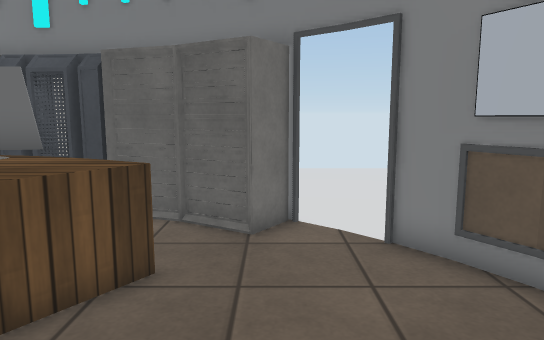
view 1 (above)

17 first-person views from a walk through a Unity game level. The camera is 1.2 m above the floor, tilts 8° down and sees 70° across. Doors are open. The floor is counted in squares, 0.5 m on a side. Each view is taken from the middle of a square. On the plan, view 1 faces up. The plan holds only what a view shows up to about 20 squares ahead; the rest is blank. The place goes on beyond the plan. The player is left out. Some surface patterns are stand-ins.

view 2
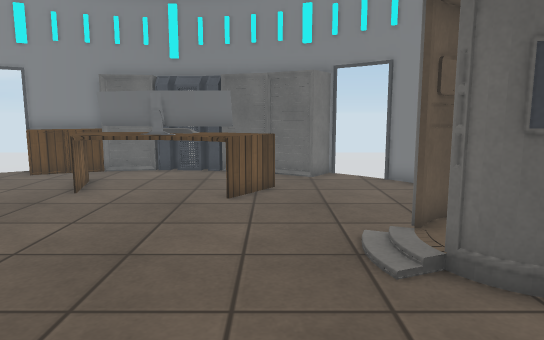

view 3
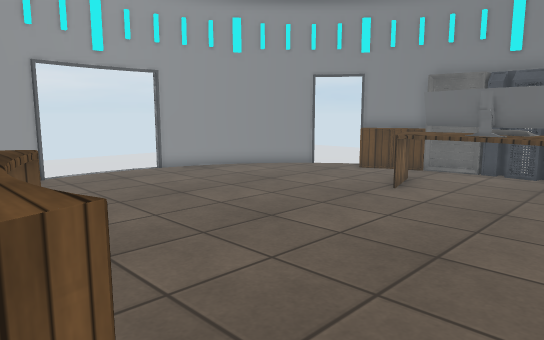

view 4
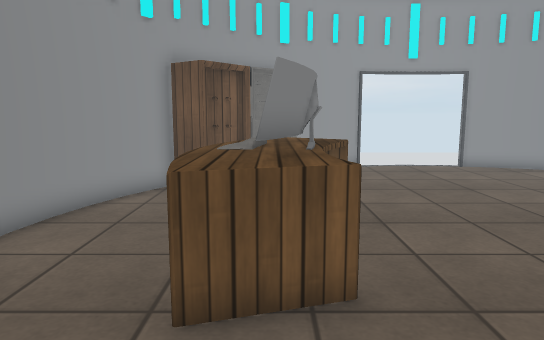

view 5
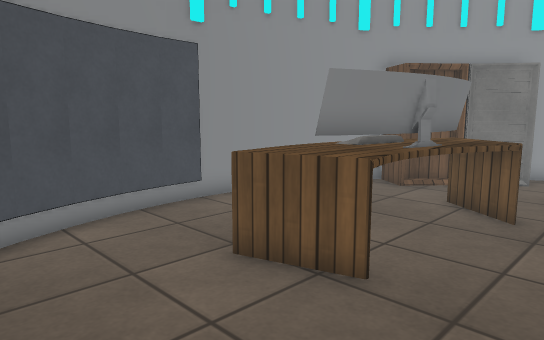

view 6
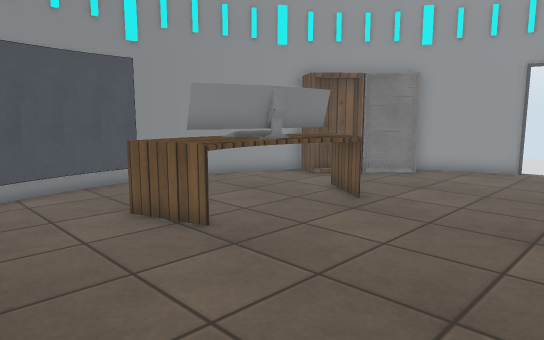

view 7
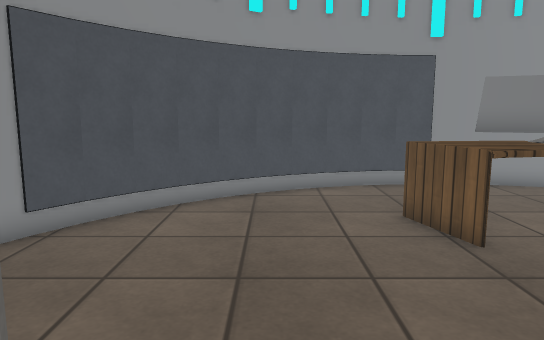

view 8
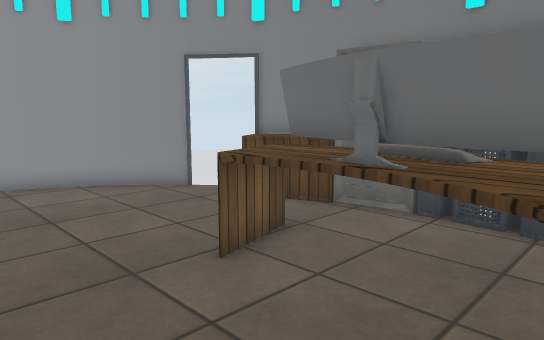

view 9
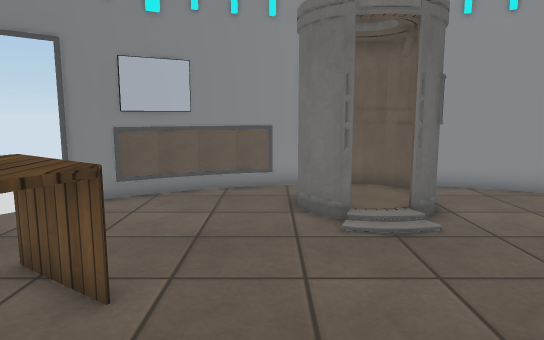

view 10
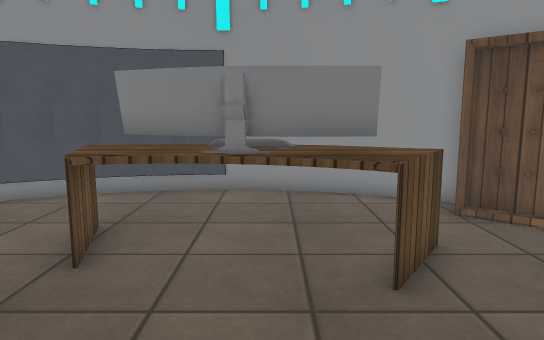

view 11
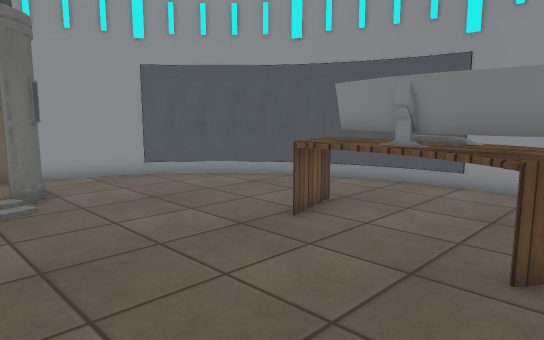

view 12
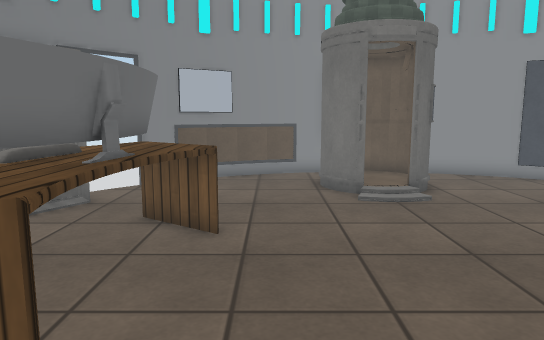

view 13
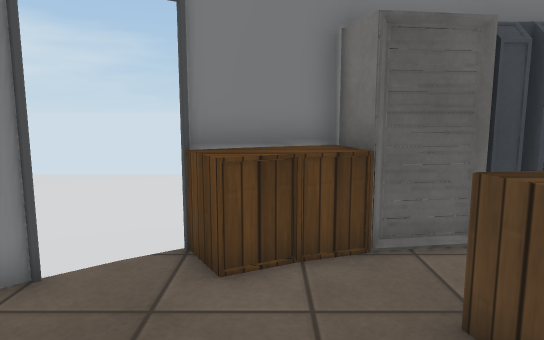

view 14
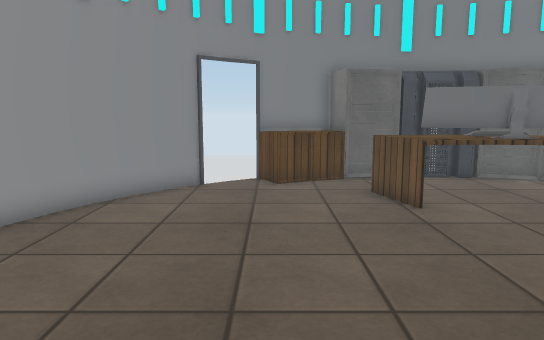

view 15
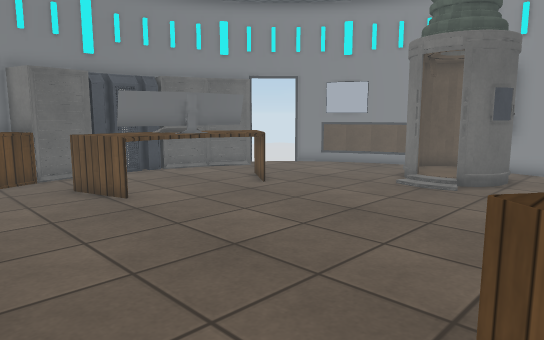

view 16
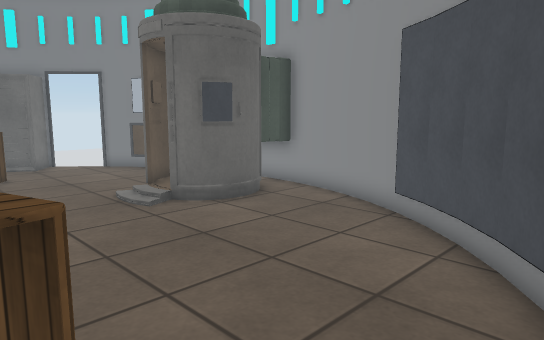

view 17
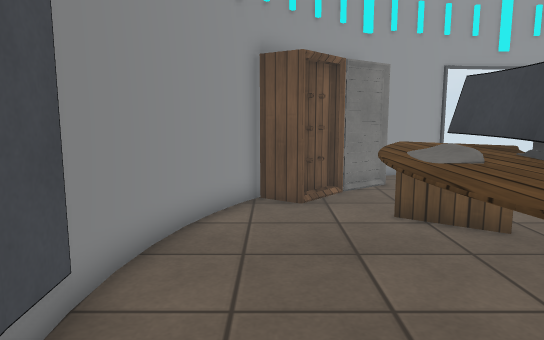

### Floor plan
Key: @ floor where view 1 was taken; # wall or solid block; . main floor; - floor 0.25 m lower than the main floor; D open door; = window, fence, low wall or low ledge; E desk; C cabinet; T thing the floor can be seen under or through; O other object.
Columns run from 17 left of view 1 to 6 right of it. Each row starts with its distance up from view 1.
 19 ---                ----
 18 ---               -----
 17 ----              -----
 16 ----              -----
 15 -----             ----
 14 -----             ----
 13 -----             ----
 12 -----             ----
 11 ----- C######     ----
 10 ---DDCCC#######   ------
  9   -DDCCC......####DD----
  8   ##............##DD--
  7  # .....EEEOOEE....##
  6 ##......EEEOOEEE....##
  5 #........EE##EEE.....#
  4 #............EE......##
  3 ......................#
  2 ......................#
  1 ..................######
  0 .................@D==##=
 -1 ..................D==##=
 -2 ..................######
 -3 ......................#
 -4 ......................#
 -5 #......EE............##
 -6 ###...EEETTEE........#
 -7 ###...EEEOOEEE......##
 -8   ##...EEOOEEE.....##
 -9    CC.............##
-10     C............##
-11     ###........###
-12       ##########
-13           ##

Positions as (right, up) in squares from view 1, and headings:
1: (0, 0), facing up
2: (-2, -7), facing up
3: (-2, -7), facing up-left
4: (0, -7), facing left
5: (0, -3), facing down-left
6: (0, 1), facing down-left
7: (-1, 1), facing down
8: (-3, 1), facing up-left
9: (-8, 2), facing right
10: (-8, 0), facing down
11: (-11, 1), facing down-right
12: (-11, 3), facing right
13: (-11, 3), facing up
14: (-12, -5), facing up
15: (-13, -6), facing up-right
16: (-5, -11), facing up-right
17: (-2, -10), facing left
